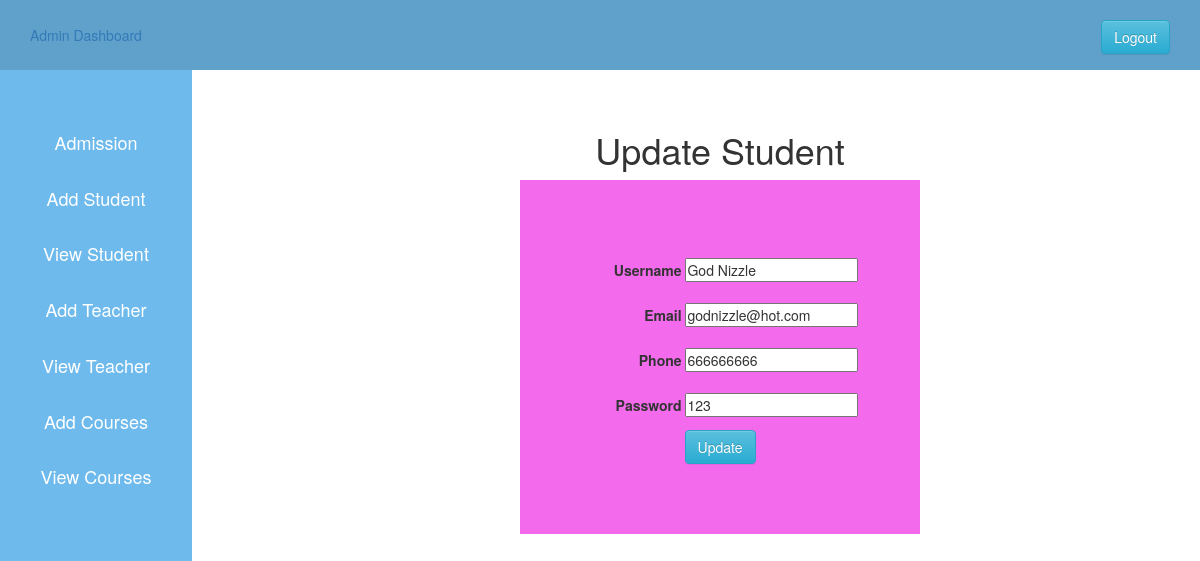
Page /update_student.php?student_id=3 (signed in) on the committed database.
### tables this page shows
CREATE TABLE `user` (
  `id` int(11) NOT NULL,
  `username` varchar(255) DEFAULT NULL,
  `phone` int(30) DEFAULT NULL,
  `email` varchar(255) DEFAULT NULL,
  `usertype` varchar(50) DEFAULT NULL,
  `password` varchar(255) DEFAULT NULL
);

### update_student.php (the view, shortened to what this page needs)
<?php
  $host="localhost";
  $user="root";
  $password="";
  $db="schoolproject";
  $data=mysqli_connect($host, $user, $password, $db);
  $id=$_GET['student_id'];
  $sql="SELECT * FROM user WHERE id='$id' ";
  $result=mysqli_query($data, $sql);
  $info=$result->fetch_assoc();
?>
<!DOCTYPE html>
<html lang="en">
<head>
  <?php
    include 'admin_css.php';
  ?>
</head>
<body>
  <?php
    include 'admin_sidebar.php';
  ?>
  <div class="content">
    <center>
      <h1>Update Student</h1>
      <div class="div_deg">
        <form action="#" method="POST">
          <div>
            <label>Username</label>
            <input type="text" name="name" value="<?php echo "{$info['username']}"; ?>">
          </div>
          <div>
            <label>Email</label>
            <input type="email" name="email" value="<?php echo "{$info['email']}"; ?>">
          </div>
          <div>
            <label>Phone</label>
            <input type="number" name="phone" value="<?php echo "{$info['phone']}"; ?>">
          </div>
          <div>
            <label>Password</label>
            <input type="text" name="password" value="<?php echo "{$info['password']}"; ?>">
          </div>
          <div>
            <input class="btn btn-info" type="submit" name="update" value="Update">
          </div>
        </form>
      </div>
    </center>
  </div>
</body>
</html>

### admin.css (style rules this page uses)
* { margin: 0px; padding: 0px; }
.content { margin-left: 20%; margin-top: 5%; }

### update_student.php (style rules this page uses)
label { display: inline-block; width: 100px; text-align: right; padding-top: 10px; padding-bottom: 10px; }
.div_deg { background-color: #f36bec; width: 400px; padding-bottom: 70px; padding-top: 70px; }

### rows in the picture
user: name "God Nizzle", email "godnizzle@hot.com", phone "666666666", password "123"
